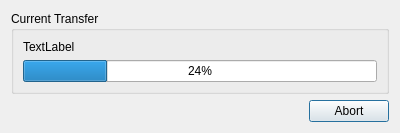
<ui version="4.0" >
 <class>FTPDialog</class>
 <widget class="QDialog" name="FTPDialog" >
  <property name="windowModality" >
   <enum>Qt::WindowModal</enum>
  </property>
  <property name="geometry" >
   <rect>
    <x>0</x>
    <y>0</y>
    <width>400</width>
    <height>131</height>
   </rect>
  </property>
  <property name="windowTitle" >
   <string>FTP Transfer</string>
  </property>
  <property name="locale" >
   <locale country="UnitedStates" language="English" />
  </property>
  <property name="modal" >
   <bool>true</bool>
  </property>
  <layout class="QVBoxLayout" name="verticalLayout" >
   <item>
    <widget class="QGroupBox" name="groupBox" >
     <property name="title" >
      <string>Current Transfer</string>
     </property>
     <layout class="QVBoxLayout" name="verticalLayout_2" >
      <item>
       <widget class="QLabel" name="label_TransferDesc" >
        <property name="text" >
         <string>TextLabel</string>
        </property>
       </widget>
      </item>
      <item>
       <widget class="QProgressBar" name="progressBar" >
        <property name="value" >
         <number>24</number>
        </property>
       </widget>
      </item>
     </layout>
    </widget>
   </item>
   <item>
    <widget class="QFrame" name="frame" >
     <property name="frameShape" >
      <enum>QFrame::NoFrame</enum>
     </property>
     <property name="frameShadow" >
      <enum>QFrame::Raised</enum>
     </property>
     <property name="lineWidth" >
      <number>0</number>
     </property>
     <layout class="QHBoxLayout" name="horizontalLayout" >
      <property name="margin" >
       <number>0</number>
      </property>
      <item>
       <spacer name="horizontalSpacer" >
        <property name="orientation" >
         <enum>Qt::Horizontal</enum>
        </property>
        <property name="sizeHint" stdset="0" >
         <size>
          <width>40</width>
          <height>20</height>
         </size>
        </property>
       </spacer>
      </item>
      <item>
       <widget class="QPushButton" name="pushButton" >
        <property name="text" >
         <string>Abort</string>
        </property>
       </widget>
      </item>
     </layout>
    </widget>
   </item>
   <item>
    <spacer name="verticalSpacer" >
     <property name="orientation" >
      <enum>Qt::Vertical</enum>
     </property>
     <property name="sizeHint" stdset="0" >
      <size>
       <width>20</width>
       <height>40</height>
      </size>
     </property>
    </spacer>
   </item>
  </layout>
 </widget>
 <resources/>
 <connections>
  <connection>
   <sender>pushButton</sender>
   <signal>clicked()</signal>
   <receiver>FTPDialog</receiver>
   <slot>AbortTransfer()</slot>
   <hints>
    <hint type="sourcelabel" >
     <x>355</x>
     <y>98</y>
    </hint>
    <hint type="destinationlabel" >
     <x>271</x>
     <y>88</y>
    </hint>
   </hints>
  </connection>
 </connections>
 <slots>
  <slot>AbortTransfer()</slot>
 </slots>
</ui>
